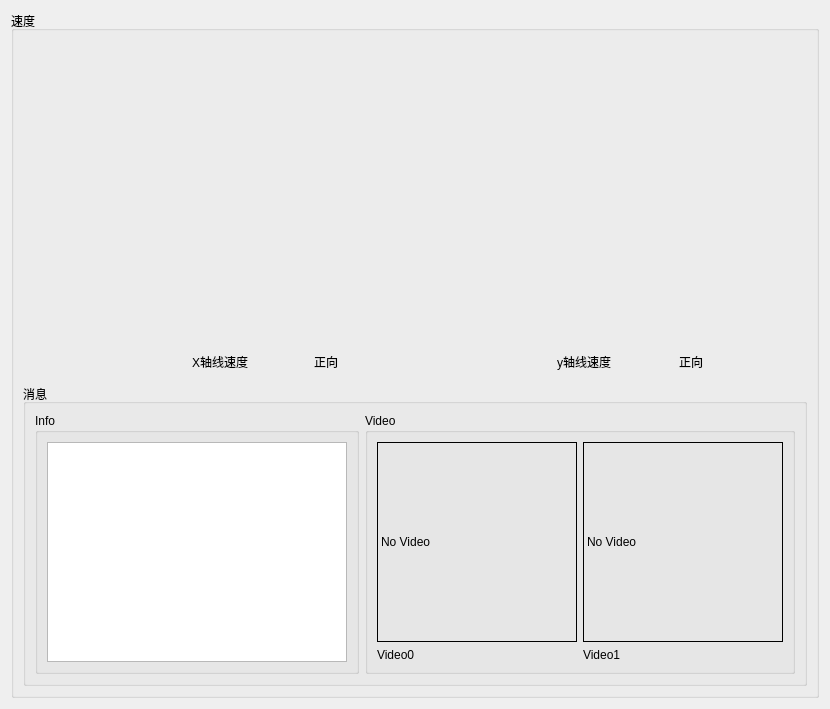
          <widget class="QWidget" name="tab_status">
           <attribute name="title">
            <string>基本</string>
           </attribute>
           <layout class="QVBoxLayout" name="verticalLayout_13">
            <item>
             <widget class="QGroupBox" name="groupBox_2">
              <property name="minimumSize">
               <size>
                <width>200</width>
                <height>200</height>
               </size>
              </property>
              <property name="title">
               <string>速度</string>
              </property>
              <layout class="QVBoxLayout" name="verticalLayout_12">
               <item>
                <layout class="QVBoxLayout" name="verticalLayout_4">
                 <item>
                  <layout class="QGridLayout" name="gridLayout_2">
                   <item row="0" column="0">
                    <layout class="QVBoxLayout" name="verticalLayout">
                     <item>
                      <widget class="QWidget" name="widget_speed_x" native="true">
                       <property name="minimumSize">
                        <size>
                         <width>300</width>
                         <height>300</height>
                        </size>
                       </property>
                       <property name="maximumSize">
                        <size>
                         <width>300</width>
                         <height>300</height>
                        </size>
                       </property>
                      </widget>
                     </item>
                     <item>
                      <layout class="QHBoxLayout" name="horizontalLayout">
                       <item>
                        <widget class="QLabel" name="label_7">
                         <property name="minimumSize">
                          <size>
                           <width>32</width>
                           <height>32</height>
                          </size>
                         </property>
                         <property name="maximumSize">
                          <size>
                           <width>32</width>
                           <height>32</height>
                          </size>
                         </property>
                         <property name="text">
                          <string/>
                         </property>
                         <property name="pixmap">
                          <pixmap>:/images/speed.png</pixmap>
                         </property>
                        </widget>
                       </item>
                       <item>
                        <widget class="QLabel" name="label_4">
                         <property name="maximumSize">
                          <size>
                           <width>80</width>
                           <height>30</height>
                          </size>
                         </property>
                         <property name="text">
                          <string>X轴线速度</string>
                         </property>
                        </widget>
                       </item>
                       <item>
                        <widget class="QLabel" name="label_dir_x">
                         <property name="maximumSize">
                          <size>
                           <width>30</width>
                           <height>30</height>
                          </size>
                         </property>
                         <property name="text">
                          <string>正向</string>
                         </property>
                        </widget>
                       </item>
                      </layout>
                     </item>
                    </layout>
                   </item>
                   <item row="0" column="1">
                    <layout class="QVBoxLayout" name="verticalLayout_3">
                     <item>
                      <widget class="QWidget" name="widget_speed_y" native="true">
                       <property name="minimumSize">
                        <size>
                         <width>300</width>
                         <height>300</height>
                        </size>
                       </property>
                       <property name="maximumSize">
                        <size>
                         <width>16777215</width>
                         <height>16777215</height>
                        </size>
                       </property>
                      </widget>
                     </item>
                     <item>
                      <layout class="QHBoxLayout" name="horizontalLayout_2">
                       <item>
                        <widget class="QLabel" name="label_8">
                         <property name="minimumSize">
                          <size>
                           <width>32</width>
                           <height>32</height>
                          </size>
                         </property>
                         <property name="maximumSize">
                          <size>
                           <width>32</width>
                           <height>32</height>
                          </size>
                         </property>
                         <property name="text">
                          <string/>
                         </property>
                         <property name="pixmap">
                          <pixmap>:/images/speed.png</pixmap>
                         </property>
                        </widget>
                       </item>
                       <item>
                        <widget class="QLabel" name="label_5">
                         <property name="maximumSize">
                          <size>
                           <width>80</width>
                           <height>30</height>
                          </size>
                         </property>
                         <property name="text">
                          <string>y轴线速度</string>
                         </property>
                        </widget>
                       </item>
                       <item>
                        <widget class="QLabel" name="label_dir_y">
                         <property name="maximumSize">
                          <size>
                           <width>30</width>
                           <height>30</height>
                          </size>
                         </property>
                         <property name="text">
                          <string>正向</string>
                         </property>
                        </widget>
                       </item>
                      </layout>
                     </item>
                    </layout>
                   </item>
                  </layout>
                 </item>
                 <item>
                  <widget class="QGroupBox" name="groupBox_12">
                   <property name="sizePolicy">
                    <sizepolicy hsizetype="MinimumExpanding" vsizetype="Preferred">
                     <horstretch>0</horstretch>
                     <verstretch>0</verstretch>
                    </sizepolicy>
                   </property>
                   <property name="minimumSize">
                    <size>
                     <width>300</width>
                     <height>0</height>
                    </size>
                   </property>
                   <property name="title">
                    <string>消息</string>
                   </property>
                   <layout class="QHBoxLayout" name="horizontalLayout_14">
                    <item>
                     <layout class="QHBoxLayout" name="horizontalLayout_7">
                      <item>
                       <widget class="QGroupBox" name="groupBox_4">
                        <property name="maximumSize">
                         <size>
                          <width>16777215</width>
                          <height>16777215</height>
                         </size>
                        </property>
                        <property name="title">
                         <string>Info</string>
                        </property>
                        <layout class="QGridLayout" name="gridLayout_8">
                         <item row="0" column="0">
                          <widget class="QListView" name="view_logging">
                           <property name="minimumSize">
                            <size>
                             <width>300</width>
                             <height>0</height>
                            </size>
                           </property>
                           <property name="maximumSize">
                            <size>
                             <width>12312312</width>
                             <height>12312312</height>
                            </size>
                           </property>
                          </widget>
                         </item>
                        </layout>
                       </widget>
                      </item>
                      <item>
                       <widget class="QGroupBox" name="groupBox_6">
                        <property name="title">
                         <string>Video</string>
                        </property>
                        <layout class="QGridLayout" name="gridLayout_7">
                         <item row="0" column="0">
                          <layout class="QGridLayout" name="gridLayout_3">
                           <item row="0" column="1">
                            <widget class="QLabel" name="label_video1">
                             <property name="minimumSize">
                              <size>
                               <width>200</width>
                               <height>200</height>
                              </size>
                             </property>
                             <property name="maximumSize">
                              <size>
                               <width>200</width>
                               <height>200</height>
                              </size>
                             </property>
                             <property name="styleSheet">
                              <string notr="true">border:1px solid rgb(0, 0, 0)</string>
                             </property>
                             <property name="text">
                              <string>No Video</string>
                             </property>
                            </widget>
                           </item>
                           <item row="1" column="0">
                            <widget class="QLabel" name="label_v_name0">
                             <property name="maximumSize">
                              <size>
                               <width>16777215</width>
                               <height>15</height>
                              </size>
                             </property>
                             <property name="text">
                              <string>Video0</string>
                             </property>
                            </widget>
                           </item>
                           <item row="1" column="1">
                            <widget class="QLabel" name="label_v_name1">
                             <property name="maximumSize">
                              <size>
                               <width>16777215</width>
                               <height>15</height>
                              </size>
                             </property>
                             <property name="text">
                              <string>Video1</string>
                             </property>
                            </widget>
                           </item>
                           <item row="0" column="0">
                            <widget class="QLabel" name="label_video0">
                             <property name="minimumSize">
                              <size>
                               <width>200</width>
                               <height>200</height>
                              </size>
                             </property>
                             <property name="maximumSize">
                              <size>
                               <width>200</width>
                               <height>200</height>
                              </size>
                             </property>
                             <property name="styleSheet">
                              <string notr="true">border:1px solid rgb(0, 0, 0)</string>
                             </property>
                             <property name="text">
                              <string>No Video</string>
                             </property>
                            </widget>
                           </item>
                          </layout>
                         </item>
                        </layout>
                       </widget>
                      </item>
                     </layout>
                    </item>
                   </layout>
                  </widget>
                 </item>
                </layout>
               </item>
              </layout>
             </widget>
            </item>
           </layout>
          </widget>
